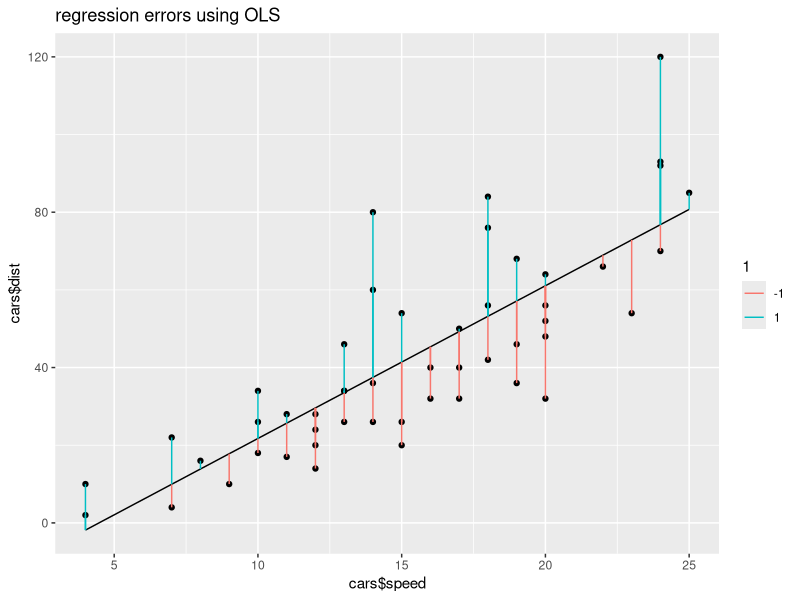

The R source for this figure:
## ---- chunk 1
library(ggplot2)
#install.packages("lme4")
library(lme4)
#install.packages("DHARMa")
# library(DHARMa)
library(quantreg)
library(dplyr)
library(ggplot2)
## ---- chunk 2
data(cars)
ols <- lm(dist ~ speed, data=cars)
yhat<-ols$fitted.values
color = sign(ols$residuals)
qplot(x=cars$speed, y=cars$dist)+geom_line(y=yhat)+
       geom_segment(aes(x=cars$speed, xend=cars$speed, y=cars$dist, yend=yhat, group=as.factor(color), color=as.factor(color)))+
       labs(title="regression errors using OLS", color=color)
